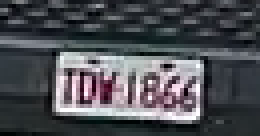
#> input picture dataset_test/images/train/71016.png, 65 x 34 px (shown 4 times larger)
$ python -i plate_recognizer.py   (imports and definitions only)
#> lines starting #> are read from the running program, lines starting #| are printed output that depends on the picture; after the words box and inside, x2 and y2 are one past the last pixel; in counts of white or black regions, pixels touching at a corner belong together
#> further down, picture is the input picture: shape (34, 65, 3); mean B, G, R 83.6, 78.4, 77.1
#!/usr/bin/env python3
"""台灣車牌辨識模組 - 增強版 Tesseract"""
import re
from typing import Any, Dict, List, Tuple

import cv2
import numpy as np
import pytesseract


class PlateRecognizer:
    """車牌辨識器 - YOLO 字元偵測 + Tesseract fallback"""

    _shared_char_detector = None
    _char_detector_tried = False

    TO_DIGIT = {"O": "0", "Q": "0", "D": "0", "U": "0", "I": "1", "L": "1", "Z": "2", "S": "5", "G": "6", "T": "7", "B": "8"}
    TO_ALPHA = {"0": "O", "1": "I", "2": "Z", "4": "A", "5": "S", "6": "G", "7": "T", "8": "B"}

    PLATE_PATTERNS = [
        r"^[A-Z]{3}-\d{4}$",
        r"^[A-Z]{2}-\d{4}$",
        r"^[A-Z]{2}\d-\d{4}$",
        r"^\d{4}-[A-Z]{2}$",
        r"^[A-Z]{3}-\d{3}$",
        r"^[A-Z]{2}-\d{3}$",
        r"^\d{3}-[A-Z]{3}$",
        r"^\d{3}-[A-Z]{2}$",
        r"^[A-Z]\d{2}-\d{3}$",
    ]

    def __init__(self, use_gpu: bool = True):
        self.config_single = "--psm 7 -c tessedit_char_whitelist=ABCDEFGHIJKLMNOPQRSTUVWXYZ0123456789-"
        self.config_block = "--psm 6 -c tessedit_char_whitelist=ABCDEFGHIJKLMNOPQRSTUVWXYZ0123456789-"
        self.config_word = "--psm 8 -c tessedit_char_whitelist=ABCDEFGHIJKLMNOPQRSTUVWXYZ0123456789-"
        self.config_raw = "--psm 13 -c tessedit_char_whitelist=ABCDEFGHIJKLMNOPQRSTUVWXYZ0123456789-"

        self.easy_reader = None

        # YOLO 字元偵測透過微服務呼叫（避免跟主 YOLO 搶 GPU）
        self.char_detector = None
        print("✅ PlateRecognizer 初始化完成")

    def _ocr_easy(self, img: np.ndarray):
        """透過 YOLO 字元偵測微服務辨識車牌"""
        if img is None or img.size == 0:
            return None, 0.0
        try:
            import requests as _req
            _, buf = cv2.imencode('.png', img)
            resp = _req.post('http://127.0.0.1:8010/', data=buf.tobytes(), timeout=10)
            if resp.ok:
                d = resp.json()
                text = d.get('text')
                conf = float(d.get('confidence', 0))
                if text and len(text) >= 4:
                    return text, conf
        except Exception:
            pass
        return None, 0.0

    # [521 lines left out: functions find_plate_region, _is_planar_plate, _order_corners, perspective_transform, preprocess, _generate_plate_candidates and 9 more, not called in this run]

    def _preprocess_variants(self, img: np.ndarray) -> List[Tuple[str, np.ndarray]]:
        """產生 5 種 preprocess 變體,給 ensemble OCR 用 (最高準確性策略)。
        每個變體針對不同 plate 條件:
          - original    原圖,品質好時準
          - clahe       對比強化,弱光/逆光時準
          - upscale_2x  放大 2 倍,遠距小 plate 時準
          - bilateral   去噪保邊,壓縮 artifact 多時準
          - gray_otsu   灰階 + 自適應二值,字符邊緣清楚時準
        """
        variants: List[Tuple[str, np.ndarray]] = []
        try:
            variants.append(("original", img))
        except Exception:
            pass
        try:
            gray = cv2.cvtColor(img, cv2.COLOR_BGR2GRAY) if len(img.shape) == 3 else img
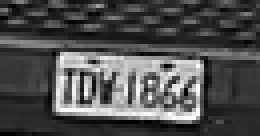
#> gray: shape (34, 65) (shown 4 times larger); min 1, max 255, mean 78.5
            clahe = cv2.createCLAHE(clipLimit=2.5, tileGridSize=(8, 8))
            enh = clahe.apply(gray)
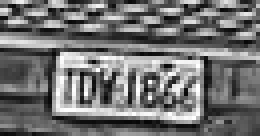
#> enh: shape (34, 65) (shown 4 times larger); min 7, max 255, mean 113.7
            variants.append(("clahe", cv2.cvtColor(enh, cv2.COLOR_GRAY2BGR)))
        except Exception:
            pass
        try:
            h, w = img.shape[:2]
#> h = 34; w = 65
            up = cv2.resize(img, (w * 2, h * 2), interpolation=cv2.INTER_CUBIC)
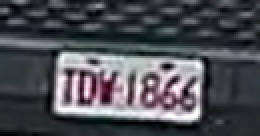
#> up: shape (68, 130, 3) (shown 2 times larger); mean B, G, R 83.6, 78.4, 77.1
            variants.append(("upscale_2x", up))
        except Exception:
            pass
        try:
            denoised = cv2.bilateralFilter(img, 9, 75, 75)
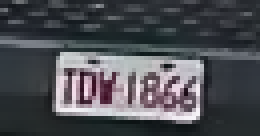
#> denoised: shape (34, 65, 3) (shown 4 times larger); mean B, G, R 83.2, 78, 76.7
            variants.append(("bilateral", denoised))
        except Exception:
            pass
        try:
            gray = cv2.cvtColor(img, cv2.COLOR_BGR2GRAY) if len(img.shape) == 3 else img
            _, otsu = cv2.threshold(gray, 0, 255, cv2.THRESH_BINARY + cv2.THRESH_OTSU)
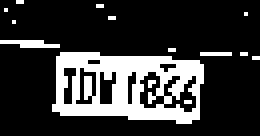
#> otsu: shape (34, 65) (shown 4 times larger); 21.3% white; 14 white regions (12 under 20 px), largest, box (x1, y1, x2, y2) and area: (13, 13, 51, 31) 421, (0, 10, 15, 12) 21
            variants.append(("gray_otsu", cv2.cvtColor(otsu, cv2.COLOR_GRAY2BGR)))
        except Exception:
            pass
        return variants

    def recognize_easy(self, img: np.ndarray) -> Dict[str, Any]:
        """YOLO 字元偵測辨識車牌 — Ensemble 版 (5 preprocess 變體投票,最高準確性)。

        Pipeline:
          1. 對 plate crop 跑 5 種 preprocess (原圖/CLAHE/2x/bilateral/二值)
          2. 每個變體 call OCR 微服務 (:8010) 拿 (text, conf)
          3. 投票: 出現次數 × confidence sum 加權,取最高分 plate
          4. 同票 fallback 用最高 conf 結果
          5. 仍失敗 → recognize_chars 字元分割 OCR fallback
        """
        if img is None or img.size == 0:
            return {"plate_number": None, "confidence": 0, "valid": False, "type": None, "raw": ""}
        try:
            variants = self._preprocess_variants(img)
#> variants = 5 items
            # 跑每個變體
            results: List[Tuple[str, str, float]] = []  # (variant_name, plate_text, conf)
            for vname, vimg in variants:
                try:
                    txt, conf = self._ocr_easy(vimg)
                    if txt and len(txt) >= 4:
                        cleaned, _ = self._clean(txt)
                        if cleaned:
                            results.append((vname, cleaned, conf))
                except Exception:
                    continue
#> this loop made 1 pass
#> vname on pass 1: 'original'
#> after the loop, results = []
            if results:
                # 加權投票: 出現次數 × sum(conf) 為分數
                from collections import defaultdict
                score: Dict[str, float] = defaultdict(float)
                count: Dict[str, int] = defaultdict(int)
                first_seen: Dict[str, Tuple[str, float]] = {}
                for vname, plate, conf in results:
                    score[plate] += conf
                    count[plate] += 1
                    if plate not in first_seen:
                        first_seen[plate] = (vname, conf)
                # 加權分數 = 出現次數 * 平均 conf
                ranked = sorted(score.keys(),
                                key=lambda p: (count[p], score[p] / max(count[p], 1)),
                                reverse=True)
                winner = ranked[0]
                avg_conf = score[winner] / max(count[winner], 1)
                valid = bool(self._validate(winner))
                # 多變體都同意 = 高信心 (加 bonus 但封頂 0.99)
                ensemble_bonus = min(0.15, (count[winner] - 1) * 0.05)
                final_conf = min(0.99, avg_conf + ensemble_bonus)
                if valid or final_conf >= 0.3:
                    return {
                        "plate_number": winner,
                        "confidence": final_conf,
                        "valid": valid,
                        "type": None,
                        "raw": winner,
                        "ensemble_votes": count[winner],
                        "ensemble_total": len(results),
                        "ensemble_variants_agree": [v for v, p, _ in results if p == winner],
                    }
            # Ensemble 全 fail → fallback 字元分割 OCR
            char_res = self.recognize_chars(img)
            if char_res.get("plate_number"):
                return char_res
            return {"plate_number": None, "confidence": 0, "valid": False, "type": None, "raw": ""}
        except Exception:
            return {"plate_number": None, "confidence": 0, "valid": False, "type": None, "raw": ""}

    def recognize(self, img: np.ndarray) -> Dict[str, Any]:
        """辨識車牌 — 改用 YOLO 字元偵測微服務"""
        if img is None or img.size == 0:
            return {"plate_number": None, "confidence": 0, "valid": False, "type": None, "raw": ""}
        # 直接走 recognize_easy（YOLO 字元偵測）
        return self.recognize_easy(img)
        # 以下為舊 Tesseract 邏輯（停用）
        best = {"plate_number": None, "confidence": 0, "valid": False, "type": None, "raw": ""}
        aggregate: Dict[str, Dict[str, Any]] = {}

        corrected = self.perspective_transform(img)
        plate_regions = self.find_plate_region(corrected)

        for region in plate_regions:
            processed = self.preprocess(region)
            for p_img in processed:
                for config in [self.config_single, self.config_word, self.config_raw, self.config_block]:
                    try:
                        data = pytesseract.image_to_data(p_img, config=config, output_type=pytesseract.Output.DICT)
                        texts = []
                        confs = []
                        for i, text in enumerate(data["text"]):
                            t = str(text or "").strip()
                            if not t or len(t) < 2:
                                continue
                            texts.append(t)
                            raw_conf = str(data["conf"][i]) if i < len(data["conf"]) else "0"
                            try:
                                conf = max(0.0, float(raw_conf))
                            except Exception:
                                conf = 0.0
                            confs.append(conf / 100.0)

                        if not texts:
                            continue

                        raw = "".join(texts)
                        conf = max(confs) if confs else 0.0
                        for plate in self._generate_plate_candidates(raw):
                            valid = self._validate(plate)
                            score = self._score_candidate(plate, conf, raw)
                            _, ptype = self._clean(plate.replace("-", ""))
                            cur = aggregate.get(plate)
                            if not cur:
                                aggregate[plate] = {
                                    "plate_number": plate,
                                    "confidence": conf,
                                    "valid": valid,
                                    "type": ptype,
                                    "raw": raw,
                                    "_score": score,
                                    "_hits": 1,
                                }
                            else:
                                cur["_hits"] += 1
                                cur["confidence"] = max(cur["confidence"], conf)
                                cur["valid"] = cur["valid"] or valid
                                if score >= cur["_score"]:
                                    cur["_score"] = score
                                    cur["raw"] = raw
                                    cur["type"] = ptype
                    except Exception:
                        pass

        for item in aggregate.values():
            final_score = item["_score"] + ((item["_hits"] - 1) * 0.22)
            if best["plate_number"] is None or final_score > best.get("_score", -10):
                best = {
                    "plate_number": item["plate_number"],
                    "confidence": item["confidence"],
                    "valid": item["valid"],
                    "type": item["type"],
                    "raw": item["raw"],
                    "_score": final_score,
                }

        final_score = float(best.get("_score", -10.0))
        best.pop("_score", None)
        if not best.get("plate_number"):
            return best
        if not best.get("valid") and final_score < 1.2:
            return {"plate_number": None, "confidence": 0, "valid": False, "type": None, "raw": ""}
        if float(best.get("confidence") or 0.0) < 0.10 and final_score < 1.8:
            return {"plate_number": None, "confidence": 0, "valid": False, "type": None, "raw": ""}
        return best

    # [98 lines left out: functions _clean, _validate, not called in this run]

>>> import cv2
>>> picture = cv2.imread('../dataset_test/images/train/71016.png')
#> (the run stopped early here; a loop or call above may not have finished)

$ run again, on dataset_test/images/train/71085.png
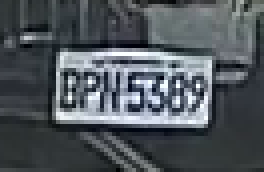
#> input picture dataset_test/images/train/71085.png, 66 x 43 px (shown 4 times larger)
#> picture is the input picture: shape (43, 66, 3); mean B, G, R 92, 86.4, 79.9
#> in _preprocess_variants, `up = cv2.resize(img, (w * 2, h * 2), interpolation=cv2.INTER_CUBIC)`:
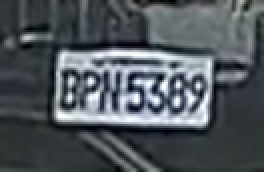
#> up: shape (86, 132, 3) (shown 2 times larger); mean B, G, R 91.9, 86.4, 80
#> in _preprocess_variants, `_, otsu = cv2.threshold(gray, 0, 255, cv2.THRESH_BINARY + cv2.THRESH_O..`:
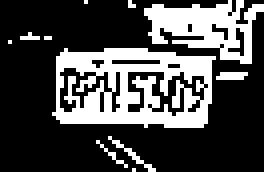
#> otsu: shape (43, 66) (shown 4 times larger); 29.1% white; 11 white regions (9 under 20 px), largest, box (x1, y1, x2, y2) and area: (13, 12, 54, 32) 522, (36, 0, 66, 16) 250
#> variants = 5 items
#> the loop in recognize_easy, `for vname, vimg in variants:` made 1 pass
#> vname on pass 1: 'original'
#> after the loop in recognize_easy, `for vname, vimg in variants:`: results = []

$ run again, on dataset_test/images/train/71120.png
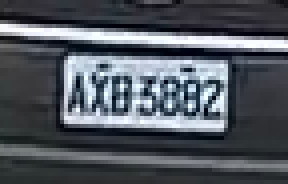
#> input picture dataset_test/images/train/71120.png, 72 x 46 px (shown 4 times larger)
#> picture is the input picture: shape (46, 72, 3); mean B, G, R 94.9, 87, 81.1
#> in _preprocess_variants, `up = cv2.resize(img, (w * 2, h * 2), interpolation=cv2.INTER_CUBIC)`:
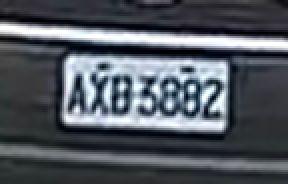
#> up: shape (92, 144, 3) (shown 2 times larger); mean B, G, R 94.5, 86.9, 81.2
#> in _preprocess_variants, `_, otsu = cv2.threshold(gray, 0, 255, cv2.THRESH_BINARY + cv2.THRESH_O..`:
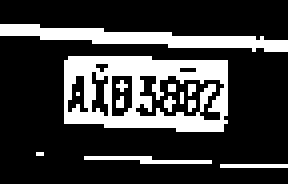
#> otsu: shape (46, 72) (shown 4 times larger); 23.5% white; 13 white regions (10 under 20 px), largest, box (x1, y1, x2, y2) and area: (16, 14, 57, 33) 469, (0, 6, 72, 13) 220, (21, 39, 53, 41) 35
#> variants = 5 items
#> the loop in recognize_easy, `for vname, vimg in variants:` made 1 pass
#> vname on pass 1: 'original'
#> after the loop in recognize_easy, `for vname, vimg in variants:`: results = []
